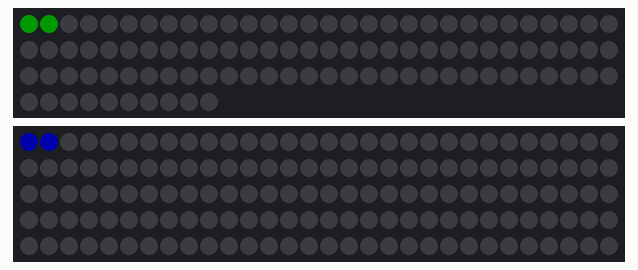
Recording of a sketch running on a simulated Arduino Uno, built with avr-gcc and run on an emulated ATmega328P. On the bench: 100 RGB LEDs in strip order, left to right, continuing on the next row, 150 RGB LEDs in strip order, left to right, continuing on the next row. Dim RGB values are drawn brighter than linear.

Above: at 1.07 s.
At 5.31 s:
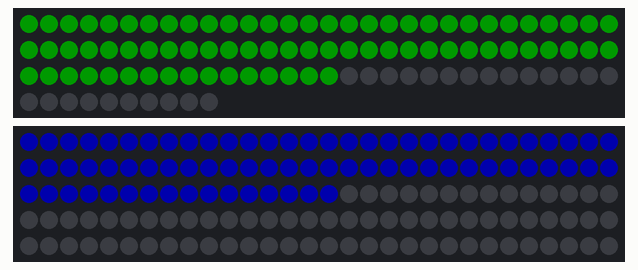
At 9.56 s:
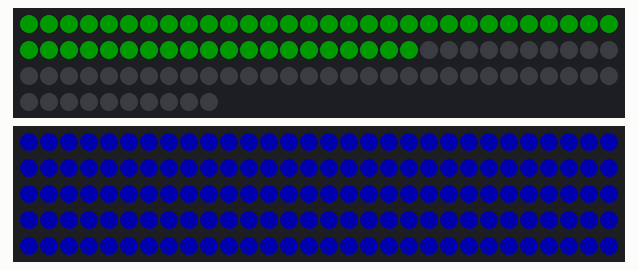
At 12.43 s:
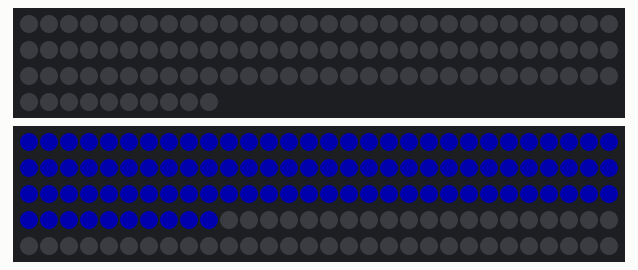
At 18.16 s:
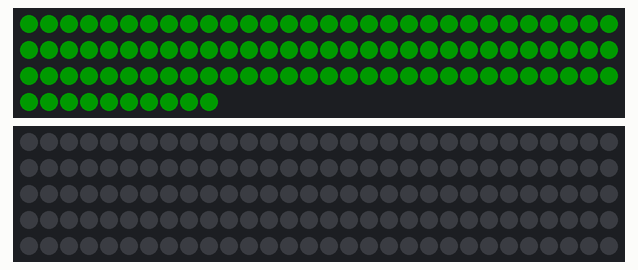
At 29.64 s:
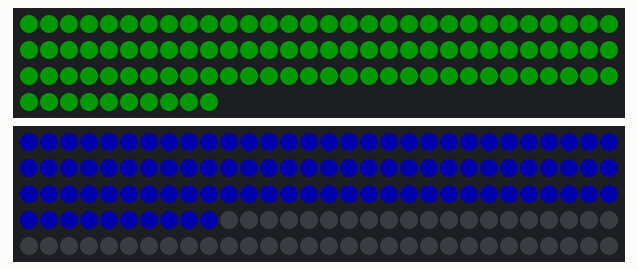

The sketch:

led_combined.ino
```cpp
#include "FastLED.h"
#include <colors.h>

#define NUM_LEDS_LPD 100
#define NUM_LEDS_WS 150

#define DATA_PIN_LPD 2
#define CLOCK_PIN_LPD 3
#define DATA_PIN_WS 11

#define COLOR CRGB
#define BRIGHTNESS 50

CRGB leds_lpd[NUM_LEDS_LPD];
CRGB leds_ws[NUM_LEDS_WS];

void setup() {
  delay(1000);
  FastLED.addLeds<LPD8806, DATA_PIN_LPD, CLOCK_PIN_LPD, GRB>(leds_lpd, NUM_LEDS_LPD);
  FastLED.addLeds<WS2812B, DATA_PIN_WS, GRB>(leds_ws, NUM_LEDS_WS);
  FastLED.setBrightness(BRIGHTNESS);
}

int lpdPixel = 0;
bool lpdUp = true;
CRGB lpdColor = CRGB::Green;
int wsPixel = 0;
bool wsUp = true;
CRGB wsColor = CRGB::Blue;

void loop() {
    if (lpdUp) {
        leds_lpd[lpdPixel] = lpdColor;
        lpdPixel++;
        if (lpdPixel == NUM_LEDS_LPD) {
            lpdUp = false;
            lpdPixel--;
        }
    } else {
        leds_lpd[lpdPixel] = CRGB::Black;
        lpdPixel--;
        if (lpdPixel == -1) {
            lpdUp = true;
            lpdPixel++;
        }
    }

    if (wsUp) {
        leds_ws[wsPixel] = wsColor;
        wsPixel++;
        if (wsPixel == NUM_LEDS_WS) {
            wsUp = false;
            wsPixel--;
        }
    } else {
        leds_ws[wsPixel] = CRGB::Black;
        wsPixel--;
        if (wsPixel == -1) {
            wsUp = true;
            wsPixel++;
        }
    }

    FastLED.show();
    delay(50);
}
```
